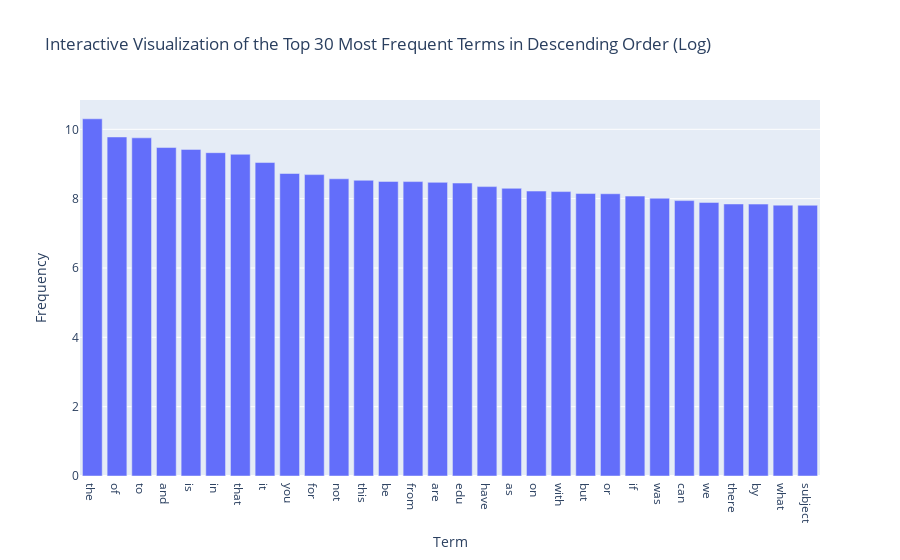

The notebook cell this image was saved under:
### Markdown cell above
### >>> **Exercise 15 (take home):** 
You can copy the code from the previous exercise and change the 'term_frequencies' variable for the 'term_frequencies_log', comment about the differences that you observe and talk about other possible insights that we can get from a log distribution.

### Code cell
# Answer here
n = 30 # Select top 30 terms for visualization
terms_freq = list(zip(count_vect.get_feature_names_out(), term_frequencies_log)) # Zip terms and frequencies together so they're treated as a group
terms_freq.sort(key=lambda x: x[1], reverse=True) # Sort by descending frequency
top_n_terms_freq = terms_freq[:n] # Only keep the top n terms
terms, frequencies = zip(*top_n_terms_freq) # Unzip the terms and frequencies so they're no longer grouped

pltly.bar(
    x=terms, 
    y=frequencies, 
    labels={'x':'Term', 'y':'Frequency'},
    title='Interactive Visualization of the Top ' + str(n) + ' Most Frequent Terms in Descending Order (Log)'
)

# The difference between the first and second bar in the previous graph is a lot more obvious than this graph. This makes sense because the most 
# frequent term (the first bar) is less than double the frequency of the second term (the second bar), so when you take the base 2 log, the
# difference is minimal. With this observation, we can see that the long tail is a lot less obvious in this graph, since all of the bars
# are very similar in height, so it's less skewed. On the other hand, the tail in the previous graph was very obvious and a big feature of the 
# graph. Also, compared to the previous graph, the scale of the y-axis for this graph is a lot smaller (30k VS 10).
# However, if we were to use all the terms (and not just the top 30), I believe that the graph would look versy similar to the previous graph
# with a long tail at the end. Just because the scale is compressed, it doesn't mean the pattern is lost.

### Figure 1 — Plotly figure (JSON) as saved in the notebook; plotly's stock layout.template omitted (floating-point values rounded to 4 significant figures)
{"data": [{"hovertemplate": "Term=%{x}<br>Frequency=%{y}<extra></extra>", "legendgroup": "", "marker": {"color": "#636efa", "pattern": {"shape": ""}}, "name": "", "orientation": "v", "showlegend": false, "textposition": "auto", "type": "bar", "x": ["the", "of", "to", "and", "is", "in", "that", "it", "you", "for", "not", "this", "be", "from", "are", "edu", "have", "as", "on", "with", "but", "or", "if", "was", "can", "we", "there", "by", "what", "subject"], "xaxis": "x", "y": [10.3, 9.779, 9.754, 9.474, 9.421, 9.326, 9.28, 9.042, 8.725, 8.693, 8.573, 8.53, 8.497, 8.492, 8.47, 8.45, 8.347, 8.298, 8.219, 8.204, 8.147, 8.141, 8.073, 8.013, 7.944, 7.891, 7.846, 7.843, 7.813, 7.81], "yaxis": "y"}], "layout": {"barmode": "relative", "legend": {"tracegroupgap": 0}, "title": {"text": "Interactive Visualization of the Top 30 Most Frequent Terms in Descending Order (Log)"}, "xaxis": {"anchor": "y", "domain": [0, 1], "title": {"text": "Term"}}, "yaxis": {"anchor": "x", "domain": [0, 1], "title": {"text": "Frequency"}}}}
